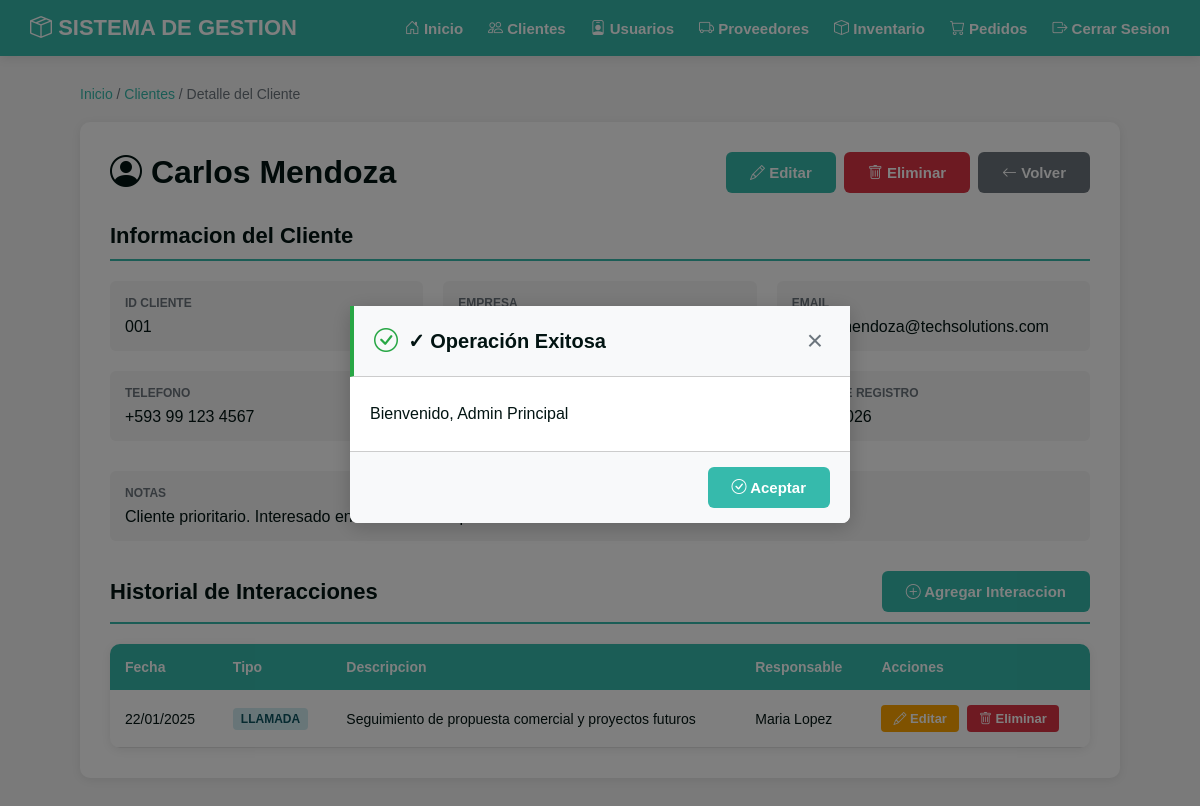
The page /index.php?modulo=clientes&accion=detalle&id=1 (signed in) on the database its author committed.
### tables this page shows
CREATE TABLE IF NOT EXISTS clientes (
    id INT AUTO_INCREMENT PRIMARY KEY,
    nombre VARCHAR(100) NOT NULL,
    empresa VARCHAR(100),
    email VARCHAR(100) NOT NULL UNIQUE,
    telefono VARCHAR(20),
    direccion TEXT,
    notas TEXT,
    fecha_registro TIMESTAMP DEFAULT CURRENT_TIMESTAMP,
    fecha_actualizacion TIMESTAMP DEFAULT CURRENT_TIMESTAMP ON UPDATE CURRENT_TIMESTAMP
);

CREATE TABLE IF NOT EXISTS interacciones_cliente (
    id INT AUTO_INCREMENT PRIMARY KEY,
    cliente_id INT NOT NULL,
    usuario_id INT NOT NULL,
    tipo ENUM('llamada', 'email', 'reunion', 'visita', 'videollamada', 'mensaje') NOT NULL,
    descripcion TEXT NOT NULL,
    fecha DATE NOT NULL,
    fecha_creacion TIMESTAMP DEFAULT CURRENT_TIMESTAMP,
    FOREIGN KEY (cliente_id) REFERENCES clientes(id) ON DELETE CASCADE,
    FOREIGN KEY (usuario_id) REFERENCES usuarios(id) ON DELETE CASCADE
);

CREATE TABLE IF NOT EXISTS usuarios (
    id INT AUTO_INCREMENT PRIMARY KEY,
    nombre VARCHAR(100) NOT NULL,
    email VARCHAR(100) NOT NULL UNIQUE,
    password VARCHAR(255) NOT NULL,
    telefono VARCHAR(20),
    rol ENUM('administrador', 'empleado') DEFAULT 'empleado',
    estado ENUM('activo', 'inactivo') DEFAULT 'activo',
    fecha_creacion TIMESTAMP DEFAULT CURRENT_TIMESTAMP,
    fecha_actualizacion TIMESTAMP DEFAULT CURRENT_TIMESTAMP ON UPDATE CURRENT_TIMESTAMP
);

### controlador/ClienteControlador.php (called while the page is built, shortened)
<?php
require_once 'config/Conexion.php';
require_once 'dao/ClienteDAO.php';
class ClienteControlador {
    private $clienteDAO;
    public function __construct() {
        $this->clienteDAO = new ClienteDAO();
    }
    public function detalle() {
        $id = isset($_GET['id']) ? (int)$_GET['id'] : 0;
        $cliente = $this->clienteDAO->obtenerPorId($id);
        $interacciones = $this->clienteDAO->obtenerInteracciones($id);
        include 'vista/clientes/detalle.php';
    }
}
?>

### config/Conexion.php (called while the page is built, shortened)
<?php
class Conexion {
    private static $instancia = null;
    private $conexion;
    private $host = "localhost";
    private $usuario = "root";
    private $password = "admin";
    private $baseDatos = "sistema_gestion_clientes";
    private $charset = "utf8mb4";
    private function __construct() {
        try {
            $dsn = "mysql:host={$this->host};dbname={$this->baseDatos};charset={$this->charset}";
            $opciones = [
                PDO::ATTR_ERRMODE => PDO::ERRMODE_EXCEPTION,
                PDO::ATTR_DEFAULT_FETCH_MODE => PDO::FETCH_ASSOC,
                PDO::ATTR_EMULATE_PREPARES => false,
            ];
            $this->conexion = new PDO($dsn, $this->usuario, $this->password, $opciones);
        } catch (PDOException $e) {
            die("Error de conexion: " . $e->getMessage());
        }
    }
    public static function getInstancia() {
        if (self::$instancia === null) {
            self::$instancia = new self();
        }
        return self::$instancia;
    }
    public function getConexion() {
        return $this->conexion;
    }
}
?>

### dao/ClienteDAO.php (called while the page is built, shortened)
<?php
require_once 'config/Conexion.php';
class ClienteDAO {
    private $conexion;
    public function __construct() {
        $this->conexion = Conexion::getInstancia()->getConexion();
    }
    public function obtenerPorId($id) {
        try {
            $sql = "SELECT * FROM clientes WHERE id = :id";
            $stmt = $this->conexion->prepare($sql);
            $stmt->bindValue(':id', $id, PDO::PARAM_INT);
            $stmt->execute();
            return $stmt->fetch();
        } catch (PDOException $e) {
            return null;
        }
    }
    public function obtenerInteracciones($clienteId) {
        try {
            $sql = "SELECT ic.*, u.nombre as responsable_nombre
                    FROM interacciones_cliente ic
                    LEFT JOIN usuarios u ON ic.usuario_id = u.id
                    WHERE ic.cliente_id = :cliente_id
                    ORDER BY ic.fecha DESC";
            $stmt = $this->conexion->prepare($sql);
            $stmt->bindValue(':cliente_id', $clienteId, PDO::PARAM_INT);
            $stmt->execute();
            return $stmt->fetchAll();
        } catch (PDOException $e) {
            return [];
        }
    }
}
?>

### vista/clientes/detalle.php (the view, shortened to what this page needs)
<?php
include 'vista/layout/header.php';
?>
    <div class="container-medium">
        <div class="breadcrumb">
            <a href="index.php?modulo=dashboard&accion=index">Inicio</a> /
            <a href="index.php?modulo=clientes&accion=lista">Clientes</a> /
            Detalle del Cliente
        </div>
        <div class="card">
            <div class="page-header">
                <h1><i class="bi bi-person-circle"></i> <?php echo htmlspecialchars($cliente['nombre']); ?></h1>
                <div class="action-buttons">
                    <a href="index.php?modulo=clientes&accion=editar&id=<?php echo $cliente['id']; ?>" class="btn btn-primary"><i class="bi bi-pencil"></i> Editar</a>
                    <a href="#" onclick="abrirConfirmModal('index.php?modulo=clientes&accion=eliminar&id=<?php echo $cliente['id']; ?>', '¿Está seguro de que desea eliminar este cliente? Se eliminarán todos sus datos asociados.')" class="btn btn-danger"><i class="bi bi-trash"></i> Eliminar</a>
                    <a href="index.php?modulo=clientes&accion=lista" class="btn btn-secondary"><i class="bi bi-arrow-left"></i> Volver</a>
                </div>
            </div>
            <h2 class="section-title">Informacion del Cliente</h2>
            <div class="info-grid">
                <div class="info-item">
                    <label>ID Cliente</label>
                    <div class="value"><?php echo str_pad($cliente['id'], 3, '0', STR_PAD_LEFT); ?></div>
                </div>
                <div class="info-item">
                    <label>Empresa</label>
                    <div class="value"><?php echo htmlspecialchars($cliente['empresa']); ?></div>
                </div>
                <div class="info-item">
                    <label>Email</label>
                    <div class="value"><?php echo htmlspecialchars($cliente['email']); ?></div>
                </div>
                <div class="info-item">
                    <label>Telefono</label>
                    <div class="value"><?php echo htmlspecialchars($cliente['telefono']); ?></div>
                </div>
                <div class="info-item">
                    <label>Direccion</label>
                    <div class="value"><?php echo htmlspecialchars($cliente['direccion'] ?: 'No especificada'); ?></div>
                </div>
                <div class="info-item">
                    <label>Fecha de Registro</label>
                    <div class="value"><?php echo date('d/m/Y', strtotime($cliente['fecha_registro'])); ?></div>
                </div>
            </div>
            <?php if (!empty($cliente['notas'])): ?>
            <div class="info-item" style="margin-bottom: 30px;">
                <label>Notas</label>
                <div class="value"><?php echo nl2br(htmlspecialchars($cliente['notas'])); ?></div>
            </div>
            <?php endif; ?>
            <h2 class="section-title">
                <div style="display: flex; justify-content: space-between; align-items: center;">
                    <span>Historial de Interacciones</span>
                    <a href="index.php?modulo=clientes&accion=interaccion_crear&cliente_id=<?php echo $cliente['id']; ?>" class="btn btn-primary" style="margin: 0;"><i class="bi bi-plus-circle"></i> Agregar Interaccion</a>
                </div>
            </h2>
            <div class="table-container">
                <table>
                    <thead>
                        <tr>
                            <th>Fecha</th>
                            <th>Tipo</th>
                            <th>Descripcion</th>
                            <th>Responsable</th>
                            <th>Acciones</th>
                        </tr>
                    </thead>
                    <tbody>
                        <?php if (empty($interacciones)): ?>
                            <tr>
                                <td colspan="5" style="text-align: center; color: var(--color-gray-medium);">No hay interacciones registradas</td>
                            </tr>
                        <?php else: ?>
                            <?php foreach ($interacciones as $interaccion): ?>
                                <?php
                                    $badgeClass = 'badge-info';
                                    switch ($interaccion['tipo']) {
                                        case 'llamada': $badgeClass = 'badge-info'; break;
                                    }
                                ?>
                                <tr>
                                    <td><?php echo date('d/m/Y', strtotime($interaccion['fecha'])); ?></td>
                                    <td><span class="badge <?php echo $badgeClass; ?>"><?php echo ucfirst($interaccion['tipo']); ?></span></td>
                                    <td><?php echo htmlspecialchars($interaccion['descripcion']); ?></td>
                                    <td><?php echo htmlspecialchars($interaccion['responsable_nombre']); ?></td>
                                    <td>
                                        <div class="action-buttons">
                                            <a href="index.php?modulo=clientes&accion=interaccion_editar&id=<?php echo $interaccion['id']; ?>" class="btn btn-sm btn-warning"><i class="bi bi-pencil"></i> Editar</a>
                                            <a href="#" onclick="abrirConfirmModal('index.php?modulo=clientes&accion=interaccion_eliminar&id=<?php echo $interaccion['id']; ?>&cliente_id=<?php echo $cliente['id']; ?>', '¿Desea eliminar esta interacción?')" class="btn btn-sm btn-danger"><i class="bi bi-trash"></i> Eliminar</a>
                                        </div>
                                    </td>
                                </tr>
                            <?php endforeach; ?>
                        <?php endif; ?>
                    </tbody>
                </table>
            </div>
        </div>
    </div>
<?php include 'vista/layout/footer.php'; ?>

### css/estilos.css (style rules this page uses)
:root { --color-primary: #36baac; --color-dark: #021412; --color-white: #ffffff; --color-gray-light: #f5f5f5; --color-gray-medium: #6c757d; --color-gray-border: #ccc; --color-danger: #dc3545; --color-warning: #ffa500; --color-success: #28a745; }
* { margin: 0; padding: 0; box-sizing: border-box; }
body { font-family: "Century Gothic", Tahoma, Geneva, Verdana, sans-serif; background-color: var(--color-gray-light); min-height: 100vh; color: var(--color-dark); }
.container-medium { max-width: 1080px; margin: 0 auto; padding: 30px 20px; }
.breadcrumb { margin-bottom: 20px; color: var(--color-gray-medium); font-size: 14px; }
.breadcrumb a { color: var(--color-primary); text-decoration: none; }
.page-header { display: flex; justify-content: space-between; align-items: center; margin-bottom: 30px; flex-wrap: wrap; gap: 15px; }
.page-header h1 { color: var(--color-dark); font-size: 32px; margin: 0; }
.card { background-color: var(--color-white); border-radius: 10px; box-shadow: 0 2px 10px rgba(0, 0, 0, 0.08); padding: 30px; margin-bottom: 20px; }
.btn { padding: 12px 24px; border: none; border-radius: 6px; font-size: 15px; font-weight: 600; cursor: pointer; text-decoration: none; display: inline-block; transition: background-color 0.3s ease; text-align: center; }
.btn-primary { background-color: var(--color-primary); color: var(--color-white); }
.btn-secondary { background-color: var(--color-gray-medium); color: var(--color-white); }
.btn-danger { background-color: var(--color-danger); color: var(--color-white); }
.btn-warning { background-color: var(--color-warning); color: var(--color-white); }
.btn-sm { padding: 6px 12px; font-size: 13px; border-radius: 4px; }
.action-buttons { display: flex; gap: 8px; }
.table-container { background-color: var(--color-white); border-radius: 10px; box-shadow: 0 2px 10px rgba(0, 0, 0, 0.08); overflow: hidden; }
table { width: 100%; border-collapse: collapse; }
thead { background-color: var(--color-primary); color: var(--color-white); }
th { padding: 15px; text-align: left; font-weight: 600; font-size: 14px; }
td { padding: 15px; border-bottom: 1px solid #e0e0e0; color: var(--color-dark); font-size: 14px; }
label { display: block; margin-bottom: 8px; font-weight: 600; color: var(--color-dark); font-size: 14px; }
.info-grid { display: grid; grid-template-columns: repeat(auto-fit, minmax(250px, 1fr)); gap: 20px; margin-bottom: 30px; }
.info-item { padding: 15px; background-color: var(--color-gray-light); border-radius: 6px; }
.info-item label { display: block; color: var(--color-gray-medium); font-size: 12px; font-weight: 600; text-transform: uppercase; margin-bottom: 8px; }
.info-item .value { color: var(--color-dark); font-size: 16px; font-weight: 500; overflow-wrap: break-word; }
.section-title { color: var(--color-dark); font-size: 22px; margin-bottom: 20px; padding-bottom: 10px; border-bottom: 2px solid var(--color-primary); }
.badge { display: inline-block; padding: 4px 8px; border-radius: 4px; font-size: 12px; font-weight: 600; text-transform: uppercase; }
.badge-info { background-color: #d1ecf1; color: #0c5460; }

### rows shown on the page
clientes: nombre "Carlos Mendoza", id "001", email "carlos.mendoza@techsolutions.com", telefono "+593 99 123 4567", notas "Cliente prioritario. Interesado en soluciones empresariales."
interacciones_cliente: fecha "22/01/2025", tipo "LLAMADA", descripcion "Seguimiento de propuesta comercial y proyectos futuros", usuario.nombre "Maria Lopez"
